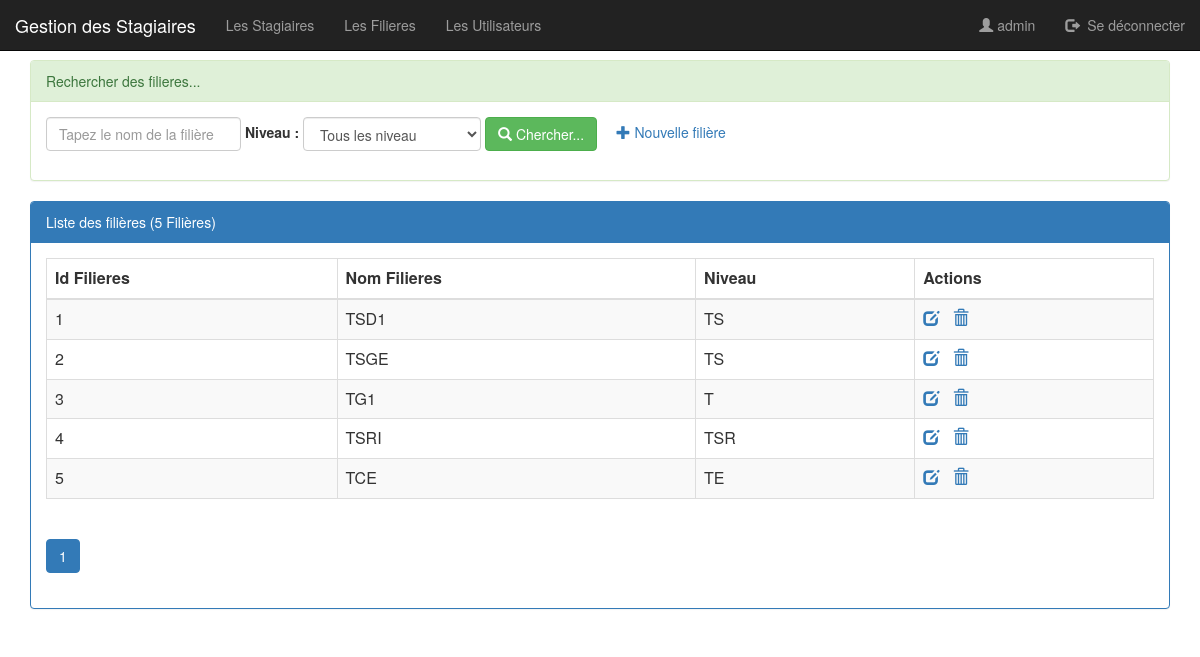
/pages/filieres.php (signed in), run on the app's committed database.
### tables this page shows
create table filieres(
    idfilieres int(4) auto_increment primary key,
    nomFiliere varchar(50),
    niveau varchar(50)
);

### pages/filieres.php (the view, shortened to what this page needs)
<?php
require_once("connexiondb.php");
$nom = isset($_GET['nomF']) ? $_GET['nomF'] : "";
$niveau = isset($_GET['niveau']) ? $_GET['niveau'] : "all";
$size = isset($_GET['size']) ? $_GET['size'] : 6;
$page = isset($_GET['page']) ? $_GET['page'] : 1;
$offset = ($page - 1) * $size;
if ($niveau == "all") {
    $requete = "select * from filieres
                where nomFiliere like '%$nom%'
                limit $size
                offset $offset";
    $requeteCount = "select count(*) countF from filieres
                    where nomFiliere like '%$nom%'";
}
$resultats = $pdo->Query($requete);
$resultatsCount = $pdo->Query($requeteCount);
$tabCount = $resultatsCount->fetch();
$nbreFiliere = $tabCount['countF'];
$reste = $nbreFiliere % $size;
if ($reste == 0)
    $nombrepage = $nbreFiliere / $size;
else
    $nombrepage = floor($nbreFiliere / $size) + 1;
?>
<html>
    <head>
        <link rel="stylesheet" type="text/css" href="../css/bootstrap.min.css">
        <link rel="stylesheet" type="text/css" href="../css/monstyle.css">
    </head>
    <body>
<?php include("menu.php");
?>
        <div class="container">
            <div class="panel panel-success margetop">
                <div class="panel-heading">Rechercher des filieres...</div>
                <div class="panel-body">
                    <form method="get" action="filieres.php" class="form-inline">
                        <div class="form-group">
                            <input type="text" name="nomF" placeholder="Tapez le nom de la filière"
                                   class="form-control"
                                   value="<?php echo $nom ?>">
                        </div>
                        <label for="niveau">Niveau :</label>
                        <select name="niveau" id="niveau" class="form-control"
                                onchange="this.form.submit()">
                            <option value="all" <?php if ($niveau === "all") echo "selected" ?>>Tous les niveau</option>
                        </select>
                        <button type="submit" class="btn btn-success">
                            <span class="glyphicon glyphicon-search"></span>
                            Chercher...
                        </button>
                        <?php if($_SESSION['user']['role']=='ADMIN'){ ?>
                        <a href="nouvellefiliere.php"><span class="glyphicon glyphicon-plus"></span>
                            Nouvelle filière
                        </a>
                        <?php }?>
                    </form>
                </div>
            </div>
            <div class="panel panel-primary">
                <div class="panel-heading">Liste des filières (<?php echo $nbreFiliere ?> Filières)  </div>
                <div class="panel-body">
                    <table class="table table-striped table-bordered">
                        <thead>
                            <tr>
                                <th>Id Filieres</th><th>Nom Filieres</th><th>Niveau</th>
                                 <?php if($_SESSION['user']['role']=='ADMIN'){ ?>
                                     <th>Actions</th>
                                 <?php } ?>
                            </tr>
                        </thead>
                        <tbody>
<?php while ($filier = $resultats->fetch()) { ?>
                                <tr>
                                    <td><?php echo $filier['idfilieres'] ?></td>
                                    <td><?php echo $filier['nomFiliere'] ?></td>
                                    <td><?php echo $filier['niveau'] ?></td>
                                     <?php if($_SESSION['user']['role']=='ADMIN'){ ?>
                                    <td>
                                        <a href="editerfiliere.php?idf=<?php echo $filier['idfilieres'] ?>">
                                            <span class="glyphicon glyphicon-edit"></span>
                                        </a>
                                        <a onclick="return confirm('Voulez-vous vraiment supprimer la filiere ?')"
                                           href="supprimerfiliere.php?idf=<?php echo $filier['idfilieres'] ?>">
                                            <span class="glyphicon glyphicon-trash"></span>
                                        </a>
                                    </td>
                                    <?php } ?>
                                </tr>
<?php } ?>
                        </tbody>
                    </table>
                    <div>
                        <ul class="pagination">
<?php for ($i = 1; $i <= $nombrepage; $i++) { ?>
                                <li class="<?php if ($i == $page) echo 'active' ?>">
                                    <a href="filieres.php?page=<?php echo $i; ?>&nom=<?php echo $nomf ?>&niveau=<?php echo $niveau ?>">
                                <?php echo $i; ?>
                                    </a>
                                </li>
                                    <?php } ?>
                        </ul>
                    </div>
                </div>
            </div>
        </div>
    </body>
</html>

### pages/menu.php (shortened to what this page needs)
<nav class="navbar navbar-inverse navbar-fixed-top" >
    <div class="container-fluid">
        <div class="navbar-header">
            <a href="../index.php" class="navbar-brand"> Gestion des Stagiaires</a>
        </div>
        <ul class="nav navbar-nav">
            <li><a href="stagiaires.php">Les Stagiaires</a></li>
            <li><a href="filieres.php">Les Filieres</a></li>
            <?php if($_SESSION['user']['role']=='ADMIN'){ ?>
            <li><a href="utilisateurs.php">Les Utilisateurs</a></li>
            <?php } ?>
        </ul>
        <ul class="nav navbar-nav navbar-right">
            <li><a href="#"><i class="glyphicon glyphicon-user"></i><?php echo ' '. $_SESSION['user']['login'] ?></a></li>
            <li><a href="login.php"><i class="glyphicon glyphicon-log-out"></i>&nbsp; Se déconnecter</a></li>
        </ul>
    </div>
</nav>

### css/monstyle.css (style rules this page uses)
.margetop { margin-top: 60px; }

### data on the page
filieres: idfilieres "1", nomFiliere "TSD1", niveau "TS"
filieres: idfilieres "2", nomFiliere "TSGE", niveau "TS"
filieres: idfilieres "3", nomFiliere "TG1", niveau "T"
filieres: idfilieres "4", nomFiliere "TSRI", niveau "TSR"
filieres: idfilieres "5", nomFiliere "TCE", niveau "TE"

### other printed values
$_SESSION['user']['login'] "admin"
$nbreFiliere "5"
